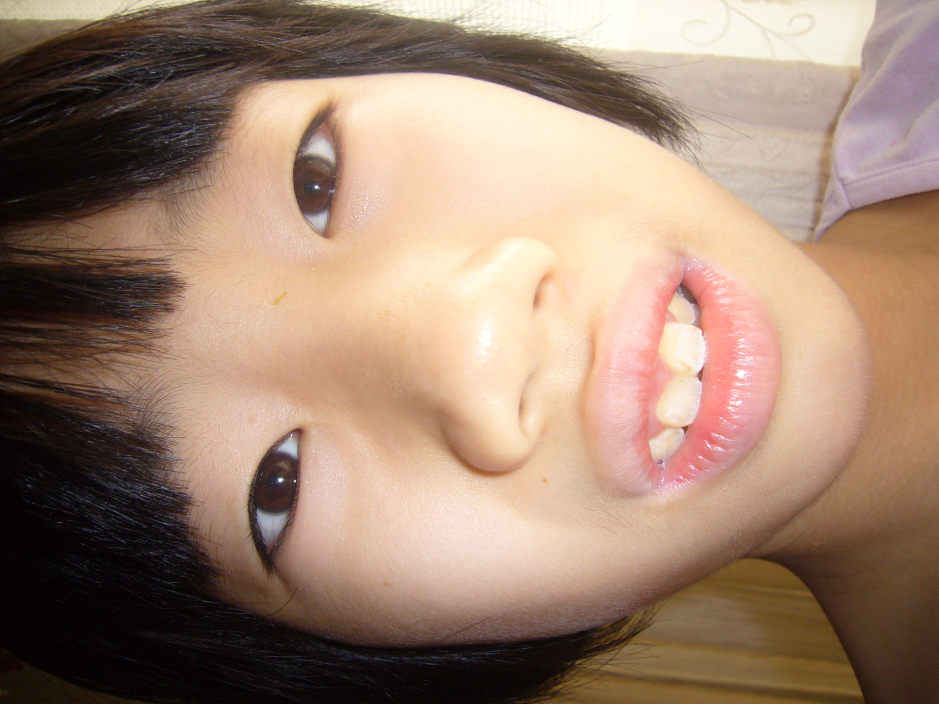
#> input picture Jupyter/练习/1.JPG, 2816 x 2112 px, found by its file name (shown at 1/3 size)
$ jupyter execute --allow-errors Untitled3.ipynb   (older library calls are emulated)
#> lines starting #> are read from the running program, lines starting #| are printed output that depends on the picture
[cell 1]
import pandas as pd
import numpy as np
import matplotlib.pyplot as plt

[cell 2]
import numpy as np

data = {'animal': ['cat', 'cat', 'snake', 'dog', 'dog', 'cat', 'snake', 'cat', 'dog', 'dog'],
        'age': [2.5, 3, 0.5, np.nan, 5, 2, 4.5, np.nan, 7, 3],
        'visits': [1, 3, 2, 3, 2, 3, 1, 1, 2, 1],
        'priority': ['yes', 'yes', 'no', 'yes', 'no', 'no', 'no', 'yes', 'no', 'no']}

labels = ['a', 'b', 'c', 'd', 'e', 'f', 'g', 'h', 'i', 'j']
df = pd.DataFrame(data, index=labels)
df

[cell 3]
df = pd.DataFrame(np.random.random(size=(5, 3)))
print(df)
df.unstack().sort_values()[-3:].index

#> (a cell that did not finish here is left out)

[cell 5]
df = pd.DataFrame({'From_To': ['LoNDon_paris', 'MAdrid_miLAN', 'londON_StockhOlm',
                               'Budapest_PaRis', 'Brussels_londOn'],
              'FlightNumber': [10045, np.nan, 10065, np.nan, 10085],
              'RecentDelays': [[23, 47], [], [24, 43, 87], [13], [67, 32]],
                   'Airline': ['KLM(!)', '<Air France> (12)', '(British Airways. )',
                               '12. Air France', '"Swiss Air"']})
df

[cell 6]
df['FlightNumber'] = df['FlightNumber'].interpolate().astype(int)
df

[cell 7]
df = pd.DataFrame({"xs":[1,5,2,8,1], "ys":[4,2,1,9,6]})
plt.style.use('ggplot')

[cell 8]
df = pd.DataFrame({"revenue":[57,68,63,71,72,90,80,62,59,51,47,52],
                   "advertising":[2.1,1.9,2.7,3.0,3.6,3.2,2.7,2.4,1.8,1.6,1.3,1.9],
                   "month":range(12)})

ax = df.plot.bar("month", "revenue", color = "green")
df.plot.line("month", "advertising", secondary_y = True, ax = ax)
ax.set_xlim((-1,12));
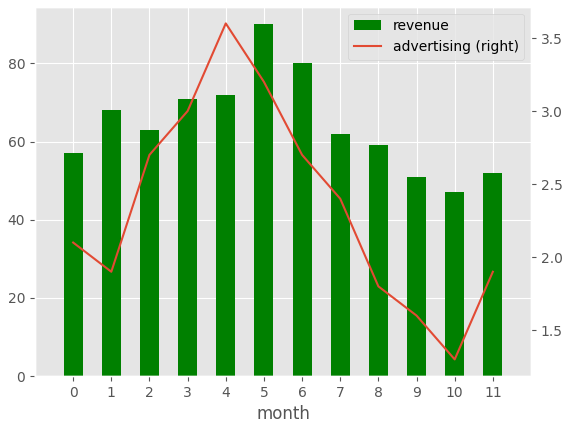
#> figure drawn by matplotlib, 2 panels; panel 1: tallest bar 90 high, from x = 4.75 to 5.25; panel 2: curve peaks at x = 4, y = 3.6

[cell 9]
x=np.linspace(-np.pi,np.pi,20)
plt.figure(1)
plt.subplot(211)
plt.plot(x,np.sin(x),color='r',linewidth=1,marker='*')
plt.subplot(212)
plt.plot(x,np.cos(x),color='g',)
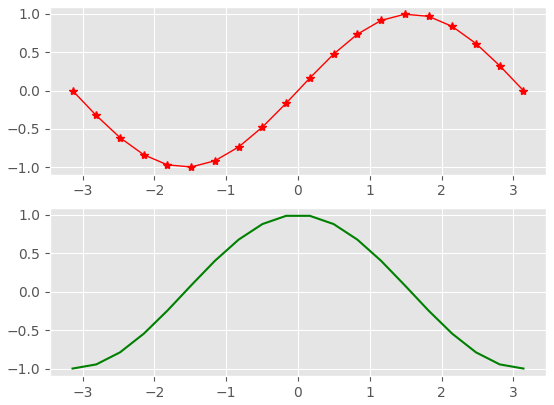
#> figure drawn by matplotlib, 2 panels; panel 1: curve peaks at x = 1.49, y = 0.997; panel 2: curve peaks at x = -0.165, y = 0.986

[cell 10]
from PIL import Image

char_set = '''$@B%8&WM#*oahkbdpqwmZO0QLCJUYXzcvunxrjft/\|()1{}[]?-_+~<>i!lI;:,\"^`'. '''


im = Image.open('1.jpg')
#> im is the input picture: PIL image 2816x2112 RGB; mean R, G, B 157.7, 131.1, 112.8
im = im.resize((300, 200), Image.ANTIALIAS)
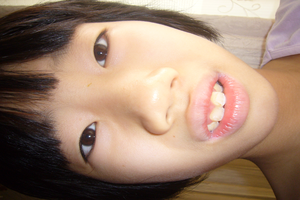
#> im: PIL image 300x200 RGB; mean R, G, B 157.7, 131.1, 112.8
im = im.convert('L')    # 转为黑白图, 每个像素都一个灰度值,从0到255, 0是黑色, 255是白色
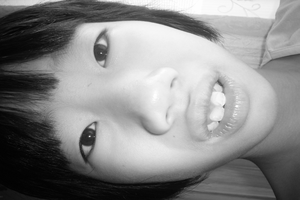
#> im: PIL image 300x200 L; min 1, max 255, mean 137
im.save('t.jpeg')


def get_char(gray):
    if gray >= 240:
        return ' '
    else:
        return char_set[int(gray/((256.0 + 1)/len(char_set)))]

text = ''
for i in range(im.height):
    for j in range(im.width):
        gray = im.getpixel((j, i))      # 返回值可能是一个int, 也可能是一个三元组
        if isinstance(gray, tuple):
            gray = int(0.2126 * gray[0] + 0.7152 * gray[1] + 0.0722 * gray[2])

        text += get_char(gray)
    text += '\n'

with open('pic.txt', 'w')as f:
    f.write(text)

[cell 11]
m=[False,1,0,1,2,0,1,3,"a"]
''.join(map(str,m))

[cell 12]
def last_digit(n1, n2):
#> called with n1 = 4, n2 = 1
    m=n=int(str(n1)[-1])
    for i in range(1,n2):
        m=int(str(n*m)[-1])
    return m
last_digit(4, 1)
